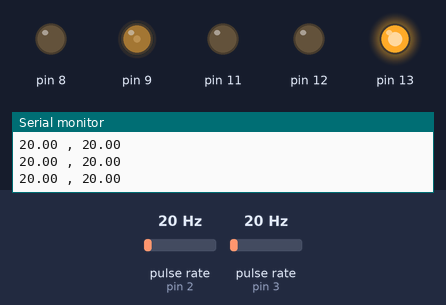
Recording of a sketch running on a simulated Arduino Uno, built with avr-gcc and run on an emulated ATmega328P. Parts: output pins drawn as LEDs (lit = HIGH), the last lines printed to the serial monitor. Wiring (inferred from the names in the program): 2 × pulse sensor: data pin 2 / data pin 3. Dashed ring = blinking. The inputs (shaded band) are chosen by the test bench; at power-on: pulse rate (sensors on pin 2, pin 3) 20 Hz.

Above: at 1.2 s.
1.3 s: pulse rate (sensor on pin 2) set to 50 Hz
At 1.38 s:
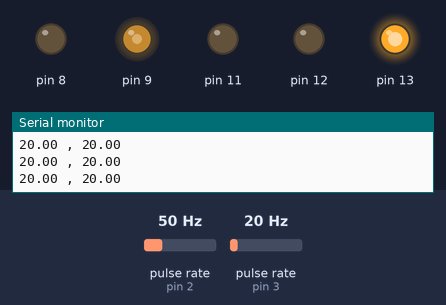
4.3 s: pulse rate (sensor on pin 3) set to 150 Hz
At 5.39 s:
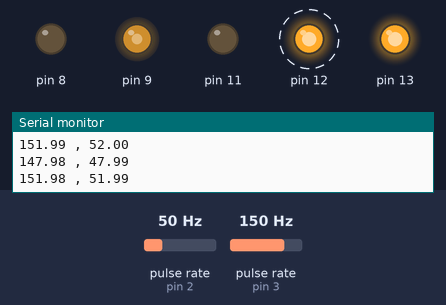
7.3 s: pulse rate (sensor on pin 2) set to 100 Hz
At 8.41 s:
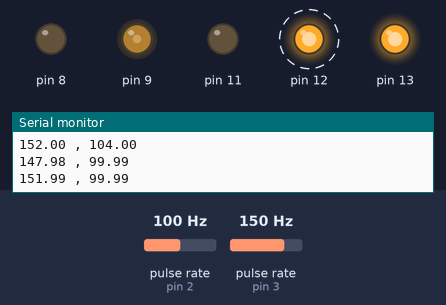
10.3 s: pulse rate (sensor on pin 3) set to 4 Hz
Timing chart, 0 to 17.3 s (numbered marks = the images above; inputs shaded):
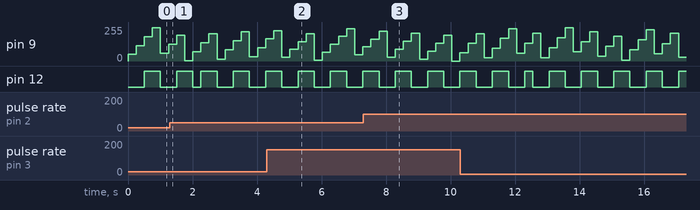

The sketch:

Forward.ino
```cpp
/*----------------Importing Libraries-----------------------------*/
#include "Motor.h"

/*----------------Defining Pins-----------------------------------*/
//Left Motor
#define ENC1 3 //INPUT FROM ENCODER
#define M1A 8 //MOTOR PIN
#define M1B 9 //MOTOR PIN

//Right Motor
#define ENC2 2 //INPUT FROM ENCODER
#define M2A 12 //MOTOR PIN
#define M2B 11 //MOTOR PIN

/*----------------Defining Constants------------------------------*/
#define COUNTDOWN 250000 //NEW RPM READING TAKEN EVERY .25 SECOND

#define DEG360 50000 //TIME TAKEN FOR 360DEG TURN OF ROBOT

/*----------------Declaring Objects-------------------------------*/
Motor left = Motor(M1A, M1B, ENC1, 50, "Left", 0.08, 0.0007, 0.00002);
Motor right = Motor(M2A, M2B, ENC2, 50, "Right", 0.08, 0.0007, 0.00002);

//Motor left = Motor(M1A, M1B, ENC1, 59, "Left", 0.008, 0.0075, 0.0077);
//Motor right = Motor(M2A, M2B, ENC2, 58, "Right", 0.067, 0.0033, 0.0072);

//Motor left = Motor(M1A, M1B, ENC1, 57, "Left", 0.003, 0.0008, 0.0008);
//Motor right = Motor(M2A, M2B, ENC2, 56, "Right", 0.001, 0.0005, 0.005);

//Motor left = Motor(M1A, M1B, ENC1, 53, "Left", 0.07476, 0.9968, 0.0104175); // 0.017, 0.0042, 0.00773
//Motor right = Motor(M2A, M2B, ENC2, 50, "Right", 0.1298, 0.00, 0.00);

/*----------------Global Variables--------------------------------*/
int targetSpins = 850; //TARGET RPM BOTH MOTORS ARE TRYING TO ACHIEVE
unsigned long timerNow = 0; //TIME NOW
unsigned long timerStart = 0; //TIME SINCE LAST READING (RPM)
unsigned long elapsedTime = 0; //timerNow - timerStart == elapsedTime

/*----------------Setup-------------------------------------------*/
void lInc(){  left.revInc(); } //INTERRUPT ROUTINE FOR LEFT MOTOR
void rInc(){  right.revInc(); } //INTERRUPT ROUTINE FOR RIGHT MOTOR

void setup() {
  Serial.begin(9600); //SERIAL COMMUNICATIONS

  attachInterrupt(digitalPinToInterrupt(ENC1), lInc, RISING); //INTERRUPT FOR LEFT MOTOR
  attachInterrupt(digitalPinToInterrupt(ENC2), rInc, RISING); //INTERRUPT FOR RIGHT MOTOR

  pinMode(13, OUTPUT);
  digitalWrite(13, HIGH);
}

void forward(){ //MOVE FORWARD
  left.turnACW(); //BY MOVING LEFT MOTOR CLOCKWISE
  right.turnCW(); //BY MOVING RIGHT MOTOR ANTI-CLOCKWISE

  wheelAdjust(); //GET THE RPM OF BOTH MOTORS AND THEN ADJUST LEFT ACCORDINGLY
}

void wheelAdjust(){ //GET THE RPM OF BOTH MOTORS
	timerNow = micros();
	elapsedTime = timerNow - timerStart;

	if (elapsedTime >= COUNTDOWN) { //GET RPM ONLY AT CERTAIN INTERVALS (EVERY .25 SECOND)
		left.getRPM(elapsedTime); //LEFT MOTOR RPM
		Serial.print(" , ");
		right.getRPM(elapsedTime); //RIGHT MOTOR RPM
		Serial.println();

		timerStart = micros(); //NEW READING, THEREFORE RESET THIS VAR
    left.PID(targetSpins , elapsedTime); //MAKE THE LEFT MOTOR MOVE AT THE SAME SPEED AS THE RIGHT MOTOR
//    Serial.print(" , ");
    right.PID(targetSpins , elapsedTime); //MAKE THE LEFT MOTOR MOVE AT THE SAME SPEED AS THE RIGHT MOTOR
//    Serial.println();
	}
}

/*----------------Main/Loop---------------------------------------*/
void loop() {
  forward();
}
```

Motor.h
```cpp
#ifndef _MOTOR_H
#define _MOTOR_H

class Motor {

  private:
    byte CW;
    byte ACW;
    String m_Name;

    volatile int rev = 0;

    double error;
    double oldError = 0;
    double integral;

    double kp;
    double ki;
    double kd;

  public:
    byte PWM;

    double spins = 0;

    Motor(byte, byte, byte, byte, String, double, double, double);
    void turnCW();
    void turnACW();
    void turnCW(byte);
    void turnACW(byte);

	  void revInc();
    void revClear();
    void getRPM(unsigned long);
    void PID(double, unsigned long);
};

#endif // _MOTOR_H
```

Motor.ino
```cpp
#include "Motor.h"

Motor::Motor(byte CW, byte ACW, byte ENC, byte PWM, String m_Name, double k1, double k2, double k3) {
  this->CW = CW;
  this->ACW = ACW;
  this->m_Name = m_Name;

  this->PWM = PWM;

  this->kp = k1;
  this->ki = k2;
  this->kd = k3;

  pinMode(ENC, INPUT);
  pinMode(CW, OUTPUT);
  pinMode(ACW, OUTPUT);
}

void Motor::turnCW(){
  analogWrite(this->ACW, 0);
  analogWrite(this->CW, this->PWM);
}

void Motor::turnCW(byte PWM){
  analogWrite(this->ACW, 0);
  analogWrite(this->CW, PWM);
}

void Motor::turnACW(){
  analogWrite(this->CW, 0);
  analogWrite(this->ACW, this->PWM);
}

void Motor::turnACW(byte PWM){
  analogWrite(this->CW, 0);
  analogWrite(this->ACW, PWM);
}

void Motor::revInc() {
  this->rev++;
}

void Motor::revClear() {
  this->rev = 0;
}

void Motor::getRPM(unsigned long elapsedTime) {
    this->spins = this->rev / (elapsedTime / (double)1000000.0);
//    Serial.println(this->m_Name + ": spins: " + String(this->spins));
    this->rev = 0;
    Serial.print(this->spins);
}

void Motor::PID(double targetSpins, unsigned long elapsedTimeInMicros){

	this->oldError = this->error; //Differential

	this->error = targetSpins - this->spins; //Error
//	Serial.println(this->m_Name + ": error: " + String(this->error));

	double elapsedTime = (elapsedTimeInMicros)/1000000.0;

  //This is probably correct
  this->integral += (elapsedTime)*error; //Integral
	this->PWM += (byte)(( this->kp*this->error ) + ( this->ki*this->integral ) + ( (this->kd/elapsedTime)*(oldError - error) )); //(P)+(I)+(D)

//  Serial.println(this->m_Name + ": PWM: " + String(this->PWM));
//  Serial.print(this->PWM);
}
```
